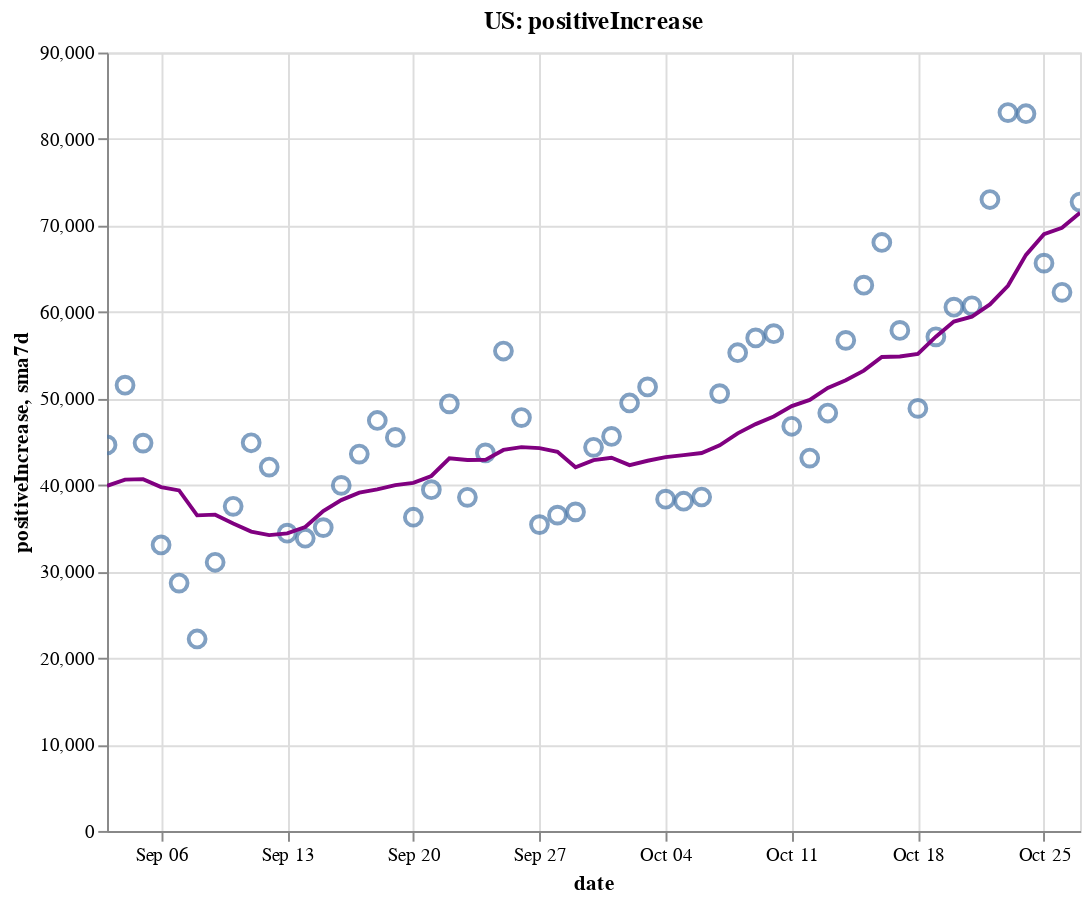

Notebook code for this chart:
### Code cell
create_plot(us, 'positiveIncrease')

### Figure 1 — Vega-Lite specification as saved in the notebook (floating-point values rounded to 4 significant figures)
{"config": {"view": {"continuousWidth": 400, "continuousHeight": 300}}, "layer": [{"layer": [{"mark": {"type": "point", "size": 75}, "encoding": {"tooltip": [{"type": "temporal", "field": "date"}, {"type": "quantitative", "field": "positiveIncrease"}, {"type": "quantitative", "field": "sma7d"}], "x": {"type": "temporal", "field": "date"}, "y": {"type": "quantitative", "field": "positiveIncrease"}}, "selection": {"selector002": {"type": "interval", "bind": "scales", "encodings": ["x", "y"]}}}, {"mark": {"type": "line", "color": "purple"}, "encoding": {"x": {"type": "temporal", "field": "date"}, "y": {"type": "quantitative", "field": "sma7d"}}}]}, {"mark": {"type": "rule", "color": "#aaa"}, "encoding": {"x": {"type": "temporal", "field": "date"}}, "transform": [{"filter": {"selection": "selector001"}}]}, {"mark": "circle", "encoding": {"opacity": {"condition": {"value": 1, "selection": "selector001"}, "value": 0}, "tooltip": [{"type": "temporal", "field": "date"}, {"type": "quantitative", "field": "positiveIncrease"}, {"type": "quantitative", "field": "sma7d"}], "x": {"type": "temporal", "field": "date"}, "y": {"type": "quantitative", "field": "positiveIncrease"}}, "selection": {"selector001": {"type": "single", "encodings": ["x"], "on": "mouseover", "nearest": true, "empty": "none"}}}, {"mark": {"type": "text", "align": "left", "dx": 5, "dy": -5, "stroke": "white", "strokeWidth": 2}, "encoding": {"text": {"type": "quantitative", "field": "positiveIncrease"}, "tooltip": [{"type": "temporal", "field": "date"}, {"type": "quantitative", "field": "positiveIncrease"}, {"type": "quantitative", "field": "sma7d"}], "x": {"type": "temporal", "field": "date"}, "y": {"type": "quantitative", "field": "positiveIncrease"}}, "transform": [{"filter": {"selection": "selector001"}}]}, {"mark": {"type": "text", "align": "left", "dx": 5, "dy": -5}, "encoding": {"text": {"type": "quantitative", "field": "positiveIncrease"}, "tooltip": [{"type": "temporal", "field": "date"}, {"type": "quantitative", "field": "positiveIncrease"}, {"type": "quantitative", "field": "sma7d"}], "x": {"type": "temporal", "field": "date"}, "y": {"type": "quantitative", "field": "positiveIncrease"}}, "transform": [{"filter": {"selection": "selector001"}}]}], "data": {"name": "data-54e882c7908ece1e038aeede62591f2d"}, "height": 400, "title": "US: positiveIncrease", "width": 500, "$schema": "https://vega.github.io/schema/vega-lite/v4.8.1.json", "datasets": {"data-54e882c7908ece1e038aeede62591f2d": [{"date": "2020-09-03T00:00:00", "totalTestResultsIncrease": 862500.0, "positiveIncrease": 44630.0, "death": 178700.0, "deathIncrease": 1070.0, "positiveRate": 0.052, "state": "US", "sma7d": 39890.0}, {"date": "2020-09-04T00:00:00", "totalTestResultsIncrease": 1019000.0, "positiveIncrease": 51540.0, "death": 179700.0, "deathIncrease": 998.0, "positiveRate": 0.051, "state": "US", "sma7d": 40620.0}, {"date": "2020-09-05T00:00:00", "totalTestResultsIncrease": 945900.0, "positiveIncrease": 44840.0, "death": 180700.0, "deathIncrease": 918.0, "positiveRate": 0.047, "state": "US", "sma7d": 40680.0}, {"date": "2020-09-06T00:00:00", "totalTestResultsIncrease": 818800.0, "positiveIncrease": 33070.0, "death": 181100.0, "deathIncrease": 449.0, "positiveRate": 0.04, "state": "US", "sma7d": 39760.0}, {"date": "2020-09-07T00:00:00", "totalTestResultsIncrease": 649900.0, "positiveIncrease": 28660.0, "death": 181300.0, "deathIncrease": 225.0, "positiveRate": 0.044, "state": "US", "sma7d": 39370.0}, {"date": "2020-09-08T00:00:00", "totalTestResultsIncrease": 573300.0, "positiveIncrease": 22200.0, "death": 181700.0, "deathIncrease": 358.0, "positiveRate": 0.039, "state": "US", "sma7d": 36490.0}, {"date": "2020-09-09T00:00:00", "totalTestResultsIncrease": 683600.0, "positiveIncrease": 31060.0, "death": 182800.0, "deathIncrease": 1084.0, "positiveRate": 0.045, "state": "US", "sma7d": 36570.0}, {"date": "2020-09-10T00:00:00", "totalTestResultsIncrease": 757300.0, "positiveIncrease": 37540.0, "death": 183900.0, "deathIncrease": 1170.0, "positiveRate": 0.05, "state": "US", "sma7d": 35560.0}, {"date": "2020-09-11T00:00:00", "totalTestResultsIncrease": 896600.0, "positiveIncrease": 44880.0, "death": 185000.0, "deathIncrease": 1018.0, "positiveRate": 0.05, "state": "US", "sma7d": 34610.0}, {"date": "2020-09-12T00:00:00", "totalTestResultsIncrease": 976700.0, "positiveIncrease": 42070.0, "death": 185800.0, "deathIncrease": 810.0, "positiveRate": 0.043, "state": "US", "sma7d": 34210.0}, {"date": "2020-09-13T00:00:00", "totalTestResultsIncrease": 754400.0, "positiveIncrease": 34420.0, "death": 186200.0, "deathIncrease": 390.0, "positiveRate": 0.046, "state": "US", "sma7d": 34400.0}, {"date": "2020-09-14T00:00:00", "totalTestResultsIncrease": 486500.0, "positiveIncrease": 33850.0, "death": 186600.0, "deathIncrease": 404.0, "positiveRate": 0.07, "state": "US", "sma7d": 35150.0}, {"date": "2020-09-15T00:00:00", "totalTestResultsIncrease": 795700.0, "positiveIncrease": 35070.0, "death": 187600.0, "deathIncrease": 1031.0, "positiveRate": 0.044, "state": "US", "sma7d": 36980.0}, {"date": "2020-09-16T00:00:00", "totalTestResultsIncrease": 806900.0, "positiveIncrease": 39950.0, "death": 188800.0, "deathIncrease": 1200.0, "positiveRate": 0.05, "state": "US", "sma7d": 38250.0}, {"date": "2020-09-17T00:00:00", "totalTestResultsIncrease": 932100.0, "positiveIncrease": 43580.0, "death": 189700.0, "deathIncrease": 863.0, "positiveRate": 0.047, "state": "US", "sma7d": 39120.0}, {"date": "2020-09-18T00:00:00", "totalTestResultsIncrease": 1068000.0, "positiveIncrease": 47460.0, "death": 190600.0, "deathIncrease": 901.0, "positiveRate": 0.044, "state": "US", "sma7d": 39490.0}, {"date": "2020-09-19T00:00:00", "totalTestResultsIncrease": 1149000.0, "positiveIncrease": 45500.0, "death": 191300.0, "deathIncrease": 740.0, "positiveRate": 0.04, "state": "US", "sma7d": 39980.0}, {"date": "2020-09-20T00:00:00", "totalTestResultsIncrease": 959800.0, "positiveIncrease": 36270.0, "death": 191600.0, "deathIncrease": 327.0, "positiveRate": 0.038, "state": "US", "sma7d": 40240.0}, {"date": "2020-09-21T00:00:00", "totalTestResultsIncrease": 756200.0, "positiveIncrease": 39460.0, "death": 191900.0, "deathIncrease": 287.0, "positiveRate": 0.052, "state": "US", "sma7d": 41040.0}, {"date": "2020-09-22T00:00:00", "totalTestResultsIncrease": 834000.0, "positiveIncrease": 49380.0, "death": 192800.0, "deathIncrease": 854.0, "positiveRate": 0.059, "state": "US", "sma7d": 43090.0}, {"date": "2020-09-23T00:00:00", "totalTestResultsIncrease": 988000.0, "positiveIncrease": 38570.0, "death": 193900.0, "deathIncrease": 1159.0, "positiveRate": 0.039, "state": "US", "sma7d": 42890.0}, {"date": "2020-09-24T00:00:00", "totalTestResultsIncrease": 1009000.0, "positiveIncrease": 43710.0, "death": 194800.0, "deathIncrease": 921.0, "positiveRate": 0.043, "state": "US", "sma7d": 42910.0}, {"date": "2020-09-25T00:00:00", "totalTestResultsIncrease": 1093000.0, "positiveIncrease": 55490.0, "death": 195700.0, "deathIncrease": 844.0, "positiveRate": 0.051, "state": "US", "sma7d": 44050.0}, {"date": "2020-09-26T00:00:00", "totalTestResultsIncrease": 1094000.0, "positiveIncrease": 47790.0, "death": 196600.0, "deathIncrease": 869.0, "positiveRate": 0.044, "state": "US", "sma7d": 44380.0}, {"date": "2020-09-27T00:00:00", "totalTestResultsIncrease": 876600.0, "positiveIncrease": 35420.0, "death": 196900.0, "deathIncrease": 307.0, "positiveRate": 0.04, "state": "US", "sma7d": 44260.0}, {"date": "2020-09-28T00:00:00", "totalTestResultsIncrease": 1139000.0, "positiveIncrease": 36510.0, "death": 197100.0, "deathIncrease": 257.0, "positiveRate": 0.032, "state": "US", "sma7d": 43840.0}, {"date": "2020-09-29T00:00:00", "totalTestResultsIncrease": 894000.0, "positiveIncrease": 36890.0, "death": 197900.0, "deathIncrease": 739.0, "positiveRate": 0.041, "state": "US", "sma7d": 42050.0}, {"date": "2020-09-30T00:00:00", "totalTestResultsIncrease": 876500.0, "positiveIncrease": 44360.0, "death": 198900.0, "deathIncrease": 1061.0, "positiveRate": 0.051, "state": "US", "sma7d": 42880.0}, {"date": "2020-10-01T00:00:00", "totalTestResultsIncrease": 967400.0, "positiveIncrease": 45620.0, "death": 199800.0, "deathIncrease": 851.0, "positiveRate": 0.047, "state": "US", "sma7d": 43150.0}, {"date": "2020-10-02T00:00:00", "totalTestResultsIncrease": 1209000.0, "positiveIncrease": 49480.0, "death": 200600.0, "deathIncrease": 835.0, "positiveRate": 0.041, "state": "US", "sma7d": 42300.0}, {"date": "2020-10-03T00:00:00", "totalTestResultsIncrease": 1067000.0, "positiveIncrease": 51340.0, "death": 201400.0, "deathIncrease": 741.0, "positiveRate": 0.048, "state": "US", "sma7d": 42800.0}, {"date": "2020-10-04T00:00:00", "totalTestResultsIncrease": 1003000.0, "positiveIncrease": 38360.0, "death": 201700.0, "deathIncrease": 363.0, "positiveRate": 0.038, "state": "US", "sma7d": 43220.0}, {"date": "2020-10-05T00:00:00", "totalTestResultsIncrease": 966900.0, "positiveIncrease": 38120.0, "death": 202000.0, "deathIncrease": 326.0, "positiveRate": 0.039, "state": "US", "sma7d": 43450.0}, {"date": "2020-10-06T00:00:00", "totalTestResultsIncrease": 881900.0, "positiveIncrease": 38610.0, "death": 202700.0, "deathIncrease": 634.0, "positiveRate": 0.044, "state": "US", "sma7d": 43700.0}, {"date": "2020-10-07T00:00:00", "totalTestResultsIncrease": 935600.0, "positiveIncrease": 50560.0, "death": 203600.0, "deathIncrease": 916.0, "positiveRate": 0.054, "state": "US", "sma7d": 44580.0}, {"date": "2020-10-08T00:00:00", "totalTestResultsIncrease": 1117000.0, "positiveIncrease": 55290.0, "death": 204600.0, "deathIncrease": 986.0, "positiveRate": 0.049, "state": "US", "sma7d": 45970.0}, {"date": "2020-10-09T00:00:00", "totalTestResultsIncrease": 1168000.0, "positiveIncrease": 57000.0, "death": 205500.0, "deathIncrease": 893.0, "positiveRate": 0.049, "state": "US", "sma7d": 47040.0}, {"date": "2020-10-10T00:00:00", "totalTestResultsIncrease": 1208000.0, "positiveIncrease": 57490.0, "death": 206100.0, "deathIncrease": 665.0, "positiveRate": 0.048, "state": "US", "sma7d": 47920.0}, {"date": "2020-10-11T00:00:00", "totalTestResultsIncrease": 1045000.0, "positiveIncrease": 46790.0, "death": 206600.0, "deathIncrease": 466.0, "positiveRate": 0.045, "state": "US", "sma7d": 49130.0}, {"date": "2020-10-12T00:00:00", "totalTestResultsIncrease": 1037000.0, "positiveIncrease": 43110.0, "death": 206900.0, "deathIncrease": 287.0, "positiveRate": 0.042, "state": "US", "sma7d": 49840.0}, {"date": "2020-10-13T00:00:00", "totalTestResultsIncrease": 1014000.0, "positiveIncrease": 48320.0, "death": 207600.0, "deathIncrease": 690.0, "positiveRate": 0.048, "state": "US", "sma7d": 51220.0}, {"date": "2020-10-14T00:00:00", "totalTestResultsIncrease": 1012000.0, "positiveIncrease": 56720.0, "death": 208400.0, "deathIncrease": 811.0, "positiveRate": 0.056, "state": "US", "sma7d": 52100.0}, {"date": "2020-10-15T00:00:00", "totalTestResultsIncrease": 1054000.0, "positiveIncrease": 63100.0, "death": 209300.0, "deathIncrease": 951.0, "positiveRate": 0.06, "state": "US", "sma7d": 53220.0}, {"date": "2020-10-16T00:00:00", "totalTestResultsIncrease": 1191000.0, "positiveIncrease": 68040.0, "death": 210200.0, "deathIncrease": 877.0, "positiveRate": 0.057, "state": "US", "sma7d": 54800.0}, {"date": "2020-10-17T00:00:00", "totalTestResultsIncrease": 1242000.0, "positiveIncrease": 57870.0, "death": 211000.0, "deathIncrease": 780.0, "positiveRate": 0.047, "state": "US", "sma7d": 54850.0}, {"date": "2020-10-18T00:00:00", "totalTestResultsIncrease": 1017000.0, "positiveIncrease": 48860.0, "death": 211400.0, "deathIncrease": 393.0, "positiveRate": 0.048, "state": "US", "sma7d": 55150.0}, {"date": "2020-10-19T00:00:00", "totalTestResultsIncrease": 1222000.0, "positiveIncrease": 57130.0, "death": 211800.0, "deathIncrease": 456.0, "positiveRate": 0.047, "state": "US", "sma7d": 57150.0}, {"date": "2020-10-20T00:00:00", "totalTestResultsIncrease": 939000.0, "positiveIncrease": 60560.0, "death": 212700.0, "deathIncrease": 832.0, "positiveRate": 0.064, "state": "US", "sma7d": 58900.0}, {"date": "2020-10-21T00:00:00", "totalTestResultsIncrease": 912700.0, "positiveIncrease": 60710.0, "death": 213700.0, "deathIncrease": 1024.0, "positiveRate": 0.067, "state": "US", "sma7d": 59470.0}, {"date": "2020-10-22T00:00:00", "totalTestResultsIncrease": 1172000.0, "positiveIncrease": 73010.0, "death": 214800.0, "deathIncrease": 1143.0, "positiveRate": 0.062, "state": "US", "sma7d": 60880.0}, {"date": "2020-10-23T00:00:00", "totalTestResultsIncrease": 1336000.0, "positiveIncrease": 83060.0, "death": 215800.0, "deathIncrease": 917.0, "positiveRate": 0.062, "state": "US", "sma7d": 63030.0}, {"date": "2020-10-24T00:00:00", "totalTestResultsIncrease": 1271000.0, "positiveIncrease": 82920.0, "death": 216700.0, "deathIncrease": 890.0, "positiveRate": 0.065, "state": "US", "sma7d": 66610.0}, {"date": "2020-10-25T00:00:00", "totalTestResultsIncrease": 1159000.0, "positiveIncrease": 65650.0, "death": 217000.0, "deathIncrease": 377.0, "positiveRate": 0.057, "state": "US", "sma7d": 69010.0}, {"date": "2020-10-26T00:00:00", "totalTestResultsIncrease": 1178000.0, "positiveIncrease": 62270.0, "death": 217400.0, "deathIncrease": 389.0, "positiveRate": 0.053, "state": "US", "sma7d": 69740.0}, {"date": "2020-10-27T00:00:00", "totalTestResultsIncrease": 1046000.0, "positiveIncrease": 72710.0, "death": 218300.0, "deathIncrease": 929.0, "positiveRate": 0.069, "state": "US", "sma7d": 71480.0}]}}
